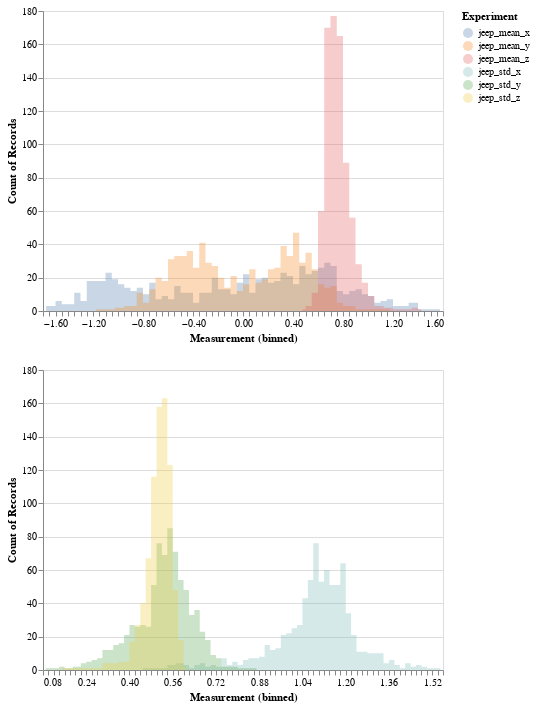

Here is the notebook cell this chart was saved with:
### Code cell
s = pd.DataFrame(x[2])
source_upper = pd.DataFrame({
    'jeep_mean_x': np.array(s[0]),
    'jeep_mean_y': np.array(s[1]),
    'jeep_mean_z': np.array(s[2])
})

source_lower = pd.DataFrame({
    'jeep_std_x': np.array(s[3]),
    'jeep_std_y': np.array(s[4]),
    'jeep_std_z': np.array(s[5])
})



upper=alt.Chart(source_upper).transform_fold(
    ['jeep_mean_x', 'jeep_mean_y', 'jeep_mean_z'],
    as_=['Experiment', 'Measurement']
).mark_area(
    opacity=0.3,
    interpolate='step'
).encode(
    alt.X('Measurement:Q', bin=alt.Bin(maxbins=100)),
    alt.Y('count()', stack=None),
    alt.Color('Experiment:N'))

lower = alt.Chart(source_lower).transform_fold(
    ['jeep_std_x', 'jeep_std_y', 'jeep_std_z'],
    as_=['Experiment', 'Measurement']
).mark_area(
    opacity=0.3,
    interpolate='step'
).encode(
    alt.X('Measurement:Q', bin=alt.Bin(maxbins=100)),
    alt.Y('count()', stack=None),
    alt.Color('Experiment:N'))
alt.vconcat(upper, lower)

### Figure 1 — Vega-Lite specification as saved in the notebook (floating-point values rounded to 4 significant figures; data arrays with more than 128 entries replaced by an {"elided": "..."} marker saying what was removed)
{"config": {"view": {"continuousWidth": 400, "continuousHeight": 300}}, "vconcat": [{"data": {"name": "data-9efa40432ceaf116f295b5f90aeeefd7"}, "mark": {"type": "area", "interpolate": "step", "opacity": 0.3}, "encoding": {"color": {"type": "nominal", "field": "Experiment"}, "x": {"type": "quantitative", "bin": {"maxbins": 100}, "field": "Measurement"}, "y": {"type": "quantitative", "aggregate": "count", "stack": null}}, "transform": [{"fold": ["jeep_mean_x", "jeep_mean_y", "jeep_mean_z"], "as": ["Experiment", "Measurement"]}]}, {"data": {"name": "data-f812cbb57a132c725c4b51872d57f90f"}, "mark": {"type": "area", "interpolate": "step", "opacity": 0.3}, "encoding": {"color": {"type": "nominal", "field": "Experiment"}, "x": {"type": "quantitative", "bin": {"maxbins": 100}, "field": "Measurement"}, "y": {"type": "quantitative", "aggregate": "count", "stack": null}}, "transform": [{"fold": ["jeep_std_x", "jeep_std_y", "jeep_std_z"], "as": ["Experiment", "Measurement"]}]}], "$schema": "https://vega.github.io/schema/vega-lite/v4.0.2.json", "datasets": {"data-9efa40432ceaf116f295b5f90aeeefd7": {"elided": "796 records"}, "data-f812cbb57a132c725c4b51872d57f90f": {"elided": "796 records"}}}
